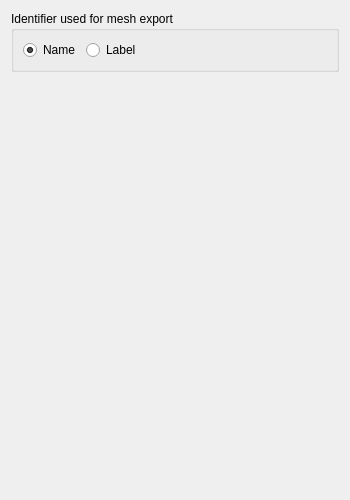
<?xml version="1.0" encoding="UTF-8"?>
<ui version="4.0">
 <class>Form</class>
 <widget class="QWidget" name="Form">
  <property name="geometry">
   <rect>
    <x>0</x>
    <y>0</y>
    <width>350</width>
    <height>500</height>
   </rect>
  </property>
  <property name="windowTitle">
   <string>Mesh group</string>
  </property>
  <layout class="QVBoxLayout" name="verticalLayout">
   <item>
    <widget class="QGroupBox" name="groupBox_3">
     <property name="maximumSize">
      <size>
       <width>16777215</width>
       <height>1677215</height>
      </size>
     </property>
     <property name="title">
      <string>Identifier used for mesh export</string>
     </property>
     <layout class="QVBoxLayout" name="verticalLayout_5">
      <item>
       <layout class="QFormLayout" name="formLayout_1">
        <property name="fieldGrowthPolicy">
         <enum>QFormLayout::AllNonFixedFieldsGrow</enum>
        </property>
        <item row="1" column="0">
         <widget class="QRadioButton" name="rb_name">
          <property name="text">
           <string>Name</string>
          </property>
          <property name="checked">
           <bool>true</bool>
          </property>
         </widget>
        </item>
        <item row="1" column="1">
         <widget class="QRadioButton" name="rb_label">
          <property name="text">
           <string>Label</string>
          </property>
         </widget>
        </item>
       </layout>
      </item>
     </layout>
    </widget>
   </item>
   <item>
    <spacer name="verticalSpacer_2">
     <property name="orientation">
      <enum>Qt::Vertical</enum>
     </property>
     <property name="sizeHint" stdset="0">
      <size>
       <width>20</width>
       <height>40</height>
      </size>
     </property>
    </spacer>
   </item>
  </layout>
 </widget>
 <resources/>
 <connections/>
</ui>
